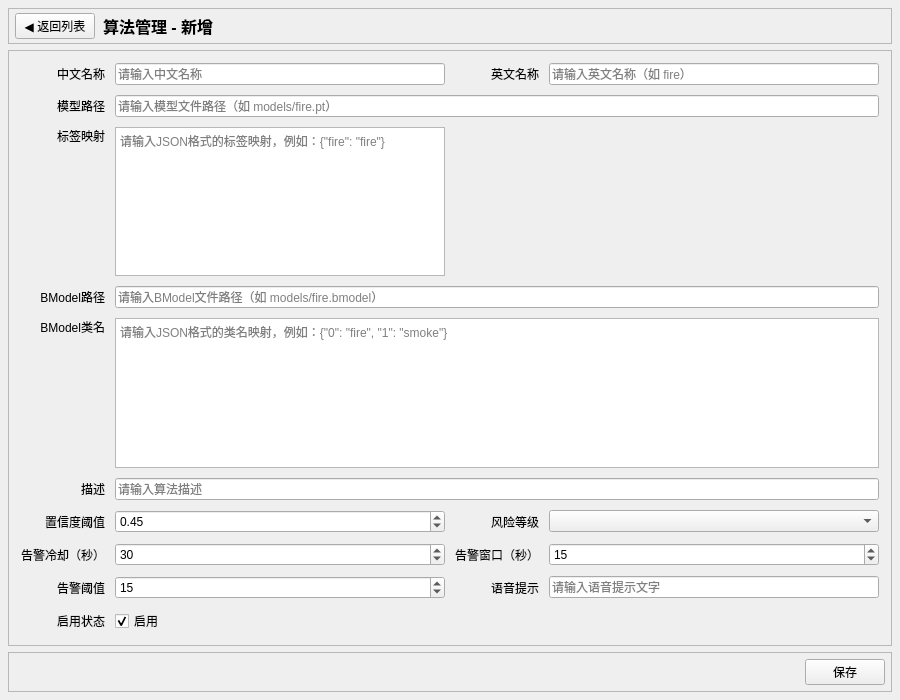
<?xml version="1.0" encoding="UTF-8"?>
<ui version="4.0">
 <class>frmAlgorithmForm</class>
 <widget class="QWidget" name="frmAlgorithmForm">
  <property name="geometry">
   <rect>
    <x>0</x>
    <y>0</y>
    <width>900</width>
    <height>700</height>
   </rect>
  </property>
  <property name="windowTitle">
   <string>算法详情</string>
  </property>
  <layout class="QVBoxLayout" name="verticalLayout">
   <property name="spacing">
    <number>6</number>
   </property>
   <property name="leftMargin">
    <number>8</number>
   </property>
   <property name="topMargin">
    <number>8</number>
   </property>
   <property name="rightMargin">
    <number>8</number>
   </property>
   <property name="bottomMargin">
    <number>8</number>
   </property>
   <item>
    <widget class="QFrame" name="frameTitle">
     <property name="frameShape">
      <enum>QFrame::StyledPanel</enum>
     </property>
     <property name="frameShadow">
      <enum>QFrame::Raised</enum>
     </property>
     <layout class="QHBoxLayout" name="horizontalLayoutTitle">
      <property name="spacing">
       <number>8</number>
      </property>
      <property name="leftMargin">
       <number>6</number>
      </property>
      <property name="topMargin">
       <number>4</number>
      </property>
      <property name="rightMargin">
       <number>6</number>
      </property>
      <property name="bottomMargin">
       <number>4</number>
      </property>
      <item>
       <widget class="QPushButton" name="btnBack">
        <property name="text">
         <string>◀ 返回列表</string>
        </property>
       </widget>
      </item>
      <item>
       <widget class="QLabel" name="labTitle">
        <property name="font">
         <font>
          <pointsize>12</pointsize>
          <weight>75</weight>
          <bold>true</bold>
         </font>
        </property>
        <property name="text">
         <string>算法管理 - 新增</string>
        </property>
       </widget>
      </item>
      <item>
       <spacer name="horizontalSpacerTitle">
        <property name="orientation">
         <enum>Qt::Horizontal</enum>
        </property>
        <property name="sizeHint" stdset="0">
         <size>
          <width>40</width>
          <height>20</height>
         </size>
        </property>
       </spacer>
      </item>
     </layout>
    </widget>
   </item>
   <item>
    <widget class="QFrame" name="frameForm">
     <property name="frameShape">
      <enum>QFrame::StyledPanel</enum>
     </property>
     <property name="frameShadow">
      <enum>QFrame::Raised</enum>
     </property>
     <layout class="QGridLayout" name="gridLayout">
      <property name="leftMargin">
       <number>12</number>
      </property>
      <property name="topMargin">
       <number>12</number>
      </property>
      <property name="rightMargin">
       <number>12</number>
      </property>
      <property name="bottomMargin">
       <number>12</number>
      </property>
      <property name="spacing">
       <number>10</number>
      </property>
      <item row="0" column="3">
       <widget class="QLineEdit" name="txtNameEn">
        <property name="placeholderText">
         <string>请输入英文名称（如 fire）</string>
        </property>
       </widget>
      </item>
      <item row="8" column="0">
       <widget class="QLabel" name="labAlarmThreshold">
        <property name="text">
         <string>告警阈值</string>
        </property>
        <property name="alignment">
         <set>Qt::AlignRight|Qt::AlignTrailing|Qt::AlignVCenter</set>
        </property>
       </widget>
      </item>
      <item row="5" column="0">
       <widget class="QLabel" name="labDescription">
        <property name="text">
         <string>描述</string>
        </property>
        <property name="alignment">
         <set>Qt::AlignRight|Qt::AlignTrailing|Qt::AlignVCenter</set>
        </property>
       </widget>
      </item>
      <item row="8" column="1">
       <widget class="QSpinBox" name="spinAlarmThreshold">
        <property name="minimum">
         <number>0</number>
        </property>
        <property name="maximum">
         <number>10000</number>
        </property>
        <property name="value">
         <number>15</number>
        </property>
       </widget>
      </item>
      <item row="7" column="1">
       <widget class="QSpinBox" name="spinAlarmCooldown">
        <property name="minimum">
         <number>0</number>
        </property>
        <property name="maximum">
         <number>3600</number>
        </property>
        <property name="value">
         <number>30</number>
        </property>
       </widget>
      </item>
      <item row="11" column="0" colspan="4">
       <spacer name="verticalSpacer">
        <property name="orientation">
         <enum>Qt::Vertical</enum>
        </property>
        <property name="sizeHint" stdset="0">
         <size>
          <width>20</width>
          <height>20</height>
         </size>
        </property>
       </spacer>
      </item>
      <item row="7" column="0">
       <widget class="QLabel" name="labAlarmCooldown">
        <property name="text">
         <string>告警冷却（秒）</string>
        </property>
        <property name="alignment">
         <set>Qt::AlignRight|Qt::AlignTrailing|Qt::AlignVCenter</set>
        </property>
       </widget>
      </item>
      <item row="3" column="0">
       <widget class="QLabel" name="labBmodelPath">
        <property name="text">
         <string>BModel路径</string>
        </property>
        <property name="alignment">
         <set>Qt::AlignRight|Qt::AlignTrailing|Qt::AlignVCenter</set>
        </property>
       </widget>
      </item>
      <item row="0" column="1">
       <widget class="QLineEdit" name="txtNameCn">
        <property name="placeholderText">
         <string>请输入中文名称</string>
        </property>
       </widget>
      </item>
      <item row="3" column="1" colspan="3">
       <widget class="QLineEdit" name="txtBmodelPath">
        <property name="placeholderText">
         <string>请输入BModel文件路径（如 models/fire.bmodel）</string>
        </property>
       </widget>
      </item>
      <item row="4" column="0">
       <widget class="QLabel" name="labBmodelClassNames">
        <property name="text">
         <string>BModel类名</string>
        </property>
        <property name="alignment">
         <set>Qt::AlignRight|Qt::AlignTop|Qt::AlignTrailing</set>
        </property>
       </widget>
      </item>
      <item row="7" column="2">
       <widget class="QLabel" name="labAlarmWindow">
        <property name="text">
         <string>告警窗口（秒）</string>
        </property>
        <property name="alignment">
         <set>Qt::AlignRight|Qt::AlignTrailing|Qt::AlignVCenter</set>
        </property>
       </widget>
      </item>
      <item row="0" column="2">
       <widget class="QLabel" name="labNameEn">
        <property name="text">
         <string>英文名称</string>
        </property>
        <property name="alignment">
         <set>Qt::AlignRight|Qt::AlignTrailing|Qt::AlignVCenter</set>
        </property>
       </widget>
      </item>
      <item row="4" column="1" colspan="3">
       <widget class="QPlainTextEdit" name="txtBmodelClassNames">
        <property name="placeholderText">
         <string>请输入JSON格式的类名映射，例如：{&quot;0&quot;: &quot;fire&quot;, &quot;1&quot;: &quot;smoke&quot;}</string>
        </property>
       </widget>
      </item>
      <item row="6" column="1">
       <widget class="QDoubleSpinBox" name="spinConfidence">
        <property name="decimals">
         <number>2</number>
        </property>
        <property name="minimum">
         <double>0.000000000000000</double>
        </property>
        <property name="maximum">
         <double>1.000000000000000</double>
        </property>
        <property name="singleStep">
         <double>0.010000000000000</double>
        </property>
        <property name="value">
         <double>0.450000000000000</double>
        </property>
       </widget>
      </item>
      <item row="5" column="1" colspan="3">
       <widget class="QLineEdit" name="txtDescription">
        <property name="placeholderText">
         <string>请输入算法描述</string>
        </property>
       </widget>
      </item>
      <item row="9" column="0">
       <widget class="QLabel" name="labEnabled">
        <property name="text">
         <string>启用状态</string>
        </property>
        <property name="alignment">
         <set>Qt::AlignRight|Qt::AlignTrailing|Qt::AlignVCenter</set>
        </property>
       </widget>
      </item>
      <item row="6" column="2">
       <widget class="QLabel" name="labRiskLevel">
        <property name="text">
         <string>风险等级</string>
        </property>
        <property name="alignment">
         <set>Qt::AlignRight|Qt::AlignTrailing|Qt::AlignVCenter</set>
        </property>
       </widget>
      </item>
      <item row="1" column="0">
       <widget class="QLabel" name="labModelPath">
        <property name="text">
         <string>模型路径</string>
        </property>
        <property name="alignment">
         <set>Qt::AlignRight|Qt::AlignTrailing|Qt::AlignVCenter</set>
        </property>
       </widget>
      </item>
      <item row="6" column="3">
       <widget class="QComboBox" name="cboxRiskLevel"/>
      </item>
      <item row="8" column="2">
       <widget class="QLabel" name="labVoiceText">
        <property name="text">
         <string>语音提示</string>
        </property>
        <property name="alignment">
         <set>Qt::AlignRight|Qt::AlignTrailing|Qt::AlignVCenter</set>
        </property>
       </widget>
      </item>
      <item row="8" column="3">
       <widget class="QLineEdit" name="txtVoiceText">
        <property name="placeholderText">
         <string>请输入语音提示文字</string>
        </property>
       </widget>
      </item>
      <item row="9" column="1">
       <widget class="QCheckBox" name="chkEnabled">
        <property name="text">
         <string>启用</string>
        </property>
        <property name="checked">
         <bool>true</bool>
        </property>
       </widget>
      </item>
      <item row="6" column="0">
       <widget class="QLabel" name="labConfidence">
        <property name="text">
         <string>置信度阈值</string>
        </property>
        <property name="alignment">
         <set>Qt::AlignRight|Qt::AlignTrailing|Qt::AlignVCenter</set>
        </property>
       </widget>
      </item>
      <item row="0" column="0">
       <widget class="QLabel" name="labNameCn">
        <property name="text">
         <string>中文名称</string>
        </property>
        <property name="alignment">
         <set>Qt::AlignRight|Qt::AlignTrailing|Qt::AlignVCenter</set>
        </property>
       </widget>
      </item>
      <item row="1" column="1" colspan="3">
       <widget class="QLineEdit" name="txtModelPath">
        <property name="placeholderText">
         <string>请输入模型文件路径（如 models/fire.pt）</string>
        </property>
       </widget>
      </item>
      <item row="7" column="3">
       <widget class="QSpinBox" name="spinAlarmWindow">
        <property name="minimum">
         <number>0</number>
        </property>
        <property name="maximum">
         <number>3600</number>
        </property>
        <property name="value">
         <number>15</number>
        </property>
       </widget>
      </item>
      <item row="2" column="0">
       <widget class="QLabel" name="labLabelMap">
        <property name="text">
         <string>标签映射</string>
        </property>
        <property name="alignment">
         <set>Qt::AlignRight|Qt::AlignTop|Qt::AlignTrailing</set>
        </property>
       </widget>
      </item>
      <item row="2" column="1">
       <widget class="QPlainTextEdit" name="txtLabelMap">
        <property name="placeholderText">
         <string>请输入JSON格式的标签映射，例如：{&quot;fire&quot;: &quot;fire&quot;}</string>
        </property>
       </widget>
      </item>
     </layout>
    </widget>
   </item>
   <item>
    <widget class="QFrame" name="frameBtns">
     <property name="frameShape">
      <enum>QFrame::StyledPanel</enum>
     </property>
     <property name="frameShadow">
      <enum>QFrame::Raised</enum>
     </property>
     <layout class="QHBoxLayout" name="horizontalLayoutBtns">
      <property name="spacing">
       <number>10</number>
      </property>
      <property name="leftMargin">
       <number>6</number>
      </property>
      <property name="topMargin">
       <number>6</number>
      </property>
      <property name="rightMargin">
       <number>6</number>
      </property>
      <property name="bottomMargin">
       <number>6</number>
      </property>
      <item>
       <spacer name="horizontalSpacerBtns">
        <property name="orientation">
         <enum>Qt::Horizontal</enum>
        </property>
        <property name="sizeHint" stdset="0">
         <size>
          <width>40</width>
          <height>20</height>
         </size>
        </property>
       </spacer>
      </item>
      <item>
       <widget class="QPushButton" name="btnSave">
        <property name="text">
         <string>保存</string>
        </property>
       </widget>
      </item>
     </layout>
    </widget>
   </item>
  </layout>
 </widget>
 <resources/>
 <connections/>
</ui>
